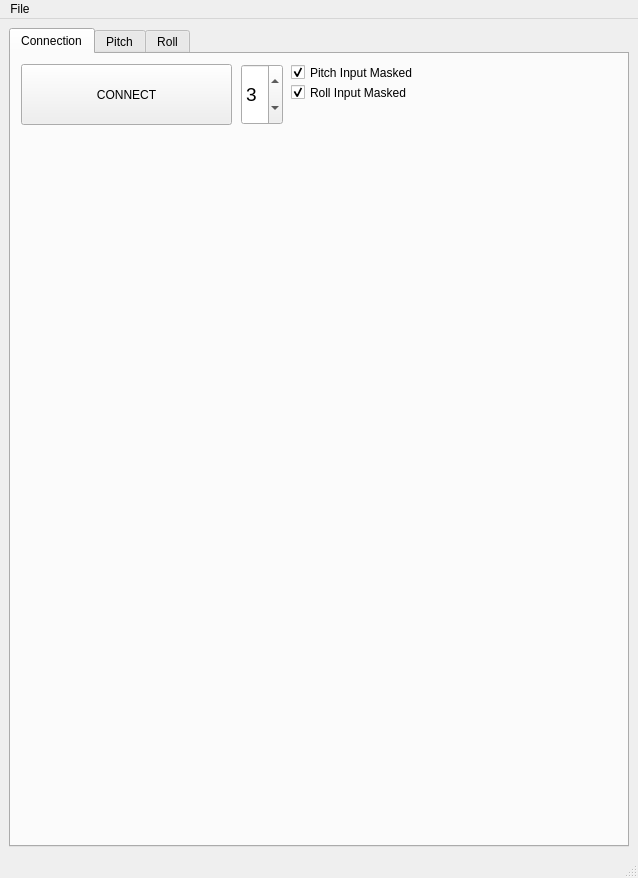
<?xml version="1.0" encoding="UTF-8"?>
<ui version="4.0">
 <class>MainWindow</class>
 <widget class="QMainWindow" name="MainWindow">
  <property name="geometry">
   <rect>
    <x>0</x>
    <y>0</y>
    <width>592</width>
    <height>878</height>
   </rect>
  </property>
  <property name="windowTitle">
   <string>Airbus Fly-By-Wire Development</string>
  </property>
  <widget class="QWidget" name="centralWidget">
   <layout class="QVBoxLayout" name="verticalLayout">
    <item>
     <widget class="QTabWidget" name="tab">
      <property name="currentIndex">
       <number>0</number>
      </property>
      <widget class="QWidget" name="tabConnection">
       <attribute name="title">
        <string>Connection</string>
       </attribute>
       <widget class="QPushButton" name="pushButtonConnect">
        <property name="geometry">
         <rect>
          <x>10</x>
          <y>10</y>
          <width>211</width>
          <height>61</height>
         </rect>
        </property>
        <property name="autoFillBackground">
         <bool>false</bool>
        </property>
        <property name="text">
         <string>CONNECT</string>
        </property>
        <property name="checkable">
         <bool>false</bool>
        </property>
        <property name="checked">
         <bool>false</bool>
        </property>
       </widget>
       <widget class="QSpinBox" name="spinBoxConfigurationIndex">
        <property name="geometry">
         <rect>
          <x>230</x>
          <y>10</y>
          <width>42</width>
          <height>61</height>
         </rect>
        </property>
        <property name="font">
         <font>
          <pointsize>14</pointsize>
         </font>
        </property>
        <property name="maximum">
         <number>9</number>
        </property>
        <property name="value">
         <number>3</number>
        </property>
       </widget>
       <widget class="QCheckBox" name="checkBoxPitch">
        <property name="geometry">
         <rect>
          <x>280</x>
          <y>10</y>
          <width>131</width>
          <height>17</height>
         </rect>
        </property>
        <property name="text">
         <string>Pitch Input Masked</string>
        </property>
        <property name="checked">
         <bool>true</bool>
        </property>
       </widget>
       <widget class="QCheckBox" name="checkBoxRoll">
        <property name="geometry">
         <rect>
          <x>280</x>
          <y>30</y>
          <width>131</width>
          <height>17</height>
         </rect>
        </property>
        <property name="text">
         <string>Roll Input Masked</string>
        </property>
        <property name="checked">
         <bool>true</bool>
        </property>
       </widget>
      </widget>
      <widget class="QWidget" name="tabPitch">
       <attribute name="title">
        <string>Pitch</string>
       </attribute>
       <layout class="QGridLayout" name="gridLayout">
        <item row="0" column="0">
         <layout class="QHBoxLayout" name="horizontalLayout">
          <item>
           <widget class="QLabel" name="labelPitchKp">
            <property name="text">
             <string>Load Demand Kp</string>
            </property>
            <property name="alignment">
             <set>Qt::AlignRight|Qt::AlignTrailing|Qt::AlignVCenter</set>
            </property>
           </widget>
          </item>
          <item>
           <widget class="QDoubleSpinBox" name="spinBoxPitchLoadDemandKp">
            <property name="decimals">
             <number>3</number>
            </property>
            <property name="minimum">
             <double>-99.989999999999995</double>
            </property>
            <property name="singleStep">
             <double>0.010000000000000</double>
            </property>
            <property name="value">
             <double>1.000000000000000</double>
            </property>
           </widget>
          </item>
          <item>
           <widget class="QLabel" name="labelPitchLoadDemandKi">
            <property name="text">
             <string>Load Demand Ki</string>
            </property>
            <property name="alignment">
             <set>Qt::AlignRight|Qt::AlignTrailing|Qt::AlignVCenter</set>
            </property>
           </widget>
          </item>
          <item>
           <widget class="QDoubleSpinBox" name="spinBoxPitchLoadDemandKi">
            <property name="decimals">
             <number>3</number>
            </property>
            <property name="minimum">
             <double>-99.989999999999995</double>
            </property>
            <property name="singleStep">
             <double>0.010000000000000</double>
            </property>
            <property name="value">
             <double>0.000000000000000</double>
            </property>
           </widget>
          </item>
          <item>
           <widget class="QLabel" name="labelPitchLoadDemandKd">
            <property name="text">
             <string>Load Demand Kd</string>
            </property>
            <property name="alignment">
             <set>Qt::AlignRight|Qt::AlignTrailing|Qt::AlignVCenter</set>
            </property>
           </widget>
          </item>
          <item>
           <widget class="QDoubleSpinBox" name="spinBoxPitchLoadDemandKd">
            <property name="decimals">
             <number>3</number>
            </property>
            <property name="minimum">
             <double>-99.989999999999995</double>
            </property>
            <property name="singleStep">
             <double>0.010000000000000</double>
            </property>
            <property name="value">
             <double>0.000000000000000</double>
            </property>
           </widget>
          </item>
          <item>
           <widget class="QPushButton" name="pushButtonPitchUpdate">
            <property name="text">
             <string>Update</string>
            </property>
           </widget>
          </item>
         </layout>
        </item>
        <item row="1" column="0">
         <layout class="QHBoxLayout" name="horizontalLayout">
          <item>
           <widget class="QLabel" name="labelPitchRateKp">
            <property name="text">
             <string>C* Kp</string>
            </property>
            <property name="alignment">
             <set>Qt::AlignRight|Qt::AlignTrailing|Qt::AlignVCenter</set>
            </property>
           </widget>
          </item>
          <item>
           <widget class="QDoubleSpinBox" name="spinBoxPitchRateKp">
            <property name="decimals">
             <number>3</number>
            </property>
            <property name="minimum">
             <double>-99.989999999999995</double>
            </property>
            <property name="singleStep">
             <double>0.010000000000000</double>
            </property>
            <property name="value">
             <double>0.200000000000000</double>
            </property>
           </widget>
          </item>
          <item>
           <widget class="QLabel" name="labelPitchRateKi">
            <property name="text">
             <string>C* Ki</string>
            </property>
            <property name="alignment">
             <set>Qt::AlignRight|Qt::AlignTrailing|Qt::AlignVCenter</set>
            </property>
           </widget>
          </item>
          <item>
           <widget class="QDoubleSpinBox" name="spinBoxPitchRateKi">
            <property name="decimals">
             <number>3</number>
            </property>
            <property name="minimum">
             <double>-99.989999999999995</double>
            </property>
            <property name="singleStep">
             <double>0.010000000000000</double>
            </property>
            <property name="value">
             <double>0.400000000000000</double>
            </property>
           </widget>
          </item>
          <item>
           <widget class="QLabel" name="labelPitchRateKd">
            <property name="text">
             <string>C* Kd</string>
            </property>
            <property name="alignment">
             <set>Qt::AlignRight|Qt::AlignTrailing|Qt::AlignVCenter</set>
            </property>
           </widget>
          </item>
          <item>
           <widget class="QDoubleSpinBox" name="spinBoxPitchRateKd">
            <property name="decimals">
             <number>3</number>
            </property>
            <property name="minimum">
             <double>-99.989999999999995</double>
            </property>
            <property name="singleStep">
             <double>0.010000000000000</double>
            </property>
            <property name="value">
             <double>0.005000000000000</double>
            </property>
           </widget>
          </item>
         </layout>
        </item>
        <item row="2" column="0">
         <widget class="QSlider" name="sliderGainPitch">
          <property name="maximum">
           <number>100</number>
          </property>
          <property name="orientation">
           <enum>Qt::Horizontal</enum>
          </property>
         </widget>
        </item>
        <item row="3" column="0">
         <widget class="QLabel" name="labelPitch"/>
        </item>
        <item row="4" column="0">
         <widget class="ActualDemandChart" name="loadFactor"/>
        </item>
        <item row="5" column="0">
         <widget class="ActualDemandChart" name="pitchRate"/>
        </item>
        <item row="6" column="0">
         <widget class="ActualDemandChart" name="c_star"/>
        </item>
       </layout>
      </widget>
      <widget class="QWidget" name="tabRoll">
       <attribute name="title">
        <string>Roll</string>
       </attribute>
       <layout class="QGridLayout" name="gridLayout">
        <item row="0" column="0">
         <layout class="QHBoxLayout" name="horizontalLayout">
          <item>
           <widget class="QLabel" name="labelRollRateKp">
            <property name="text">
             <string>Roll Rate Kp</string>
            </property>
            <property name="alignment">
             <set>Qt::AlignRight|Qt::AlignTrailing|Qt::AlignVCenter</set>
            </property>
           </widget>
          </item>
          <item>
           <widget class="QDoubleSpinBox" name="spinBoxRollRateKp">
            <property name="decimals">
             <number>3</number>
            </property>
            <property name="minimum">
             <double>-99.989999999999995</double>
            </property>
            <property name="singleStep">
             <double>0.010000000000000</double>
            </property>
            <property name="value">
             <double>-5.000000000000000</double>
            </property>
           </widget>
          </item>
          <item>
           <widget class="QLabel" name="labelRollRateKi">
            <property name="text">
             <string>Roll Rate Ki</string>
            </property>
            <property name="alignment">
             <set>Qt::AlignRight|Qt::AlignTrailing|Qt::AlignVCenter</set>
            </property>
           </widget>
          </item>
          <item>
           <widget class="QDoubleSpinBox" name="spinBoxRollRateKi">
            <property name="decimals">
             <number>3</number>
            </property>
            <property name="minimum">
             <double>-99.989999999999995</double>
            </property>
            <property name="singleStep">
             <double>0.010000000000000</double>
            </property>
            <property name="value">
             <double>0.000000000000000</double>
            </property>
           </widget>
          </item>
          <item>
           <widget class="QLabel" name="labelRollRateKd">
            <property name="text">
             <string>Roll Rate Kd</string>
            </property>
            <property name="alignment">
             <set>Qt::AlignRight|Qt::AlignTrailing|Qt::AlignVCenter</set>
            </property>
           </widget>
          </item>
          <item>
           <widget class="QDoubleSpinBox" name="spinBoxRollRateKd">
            <property name="decimals">
             <number>3</number>
            </property>
            <property name="minimum">
             <double>-99.989999999999995</double>
            </property>
            <property name="singleStep">
             <double>0.010000000000000</double>
            </property>
            <property name="value">
             <double>0.000000000000000</double>
            </property>
           </widget>
          </item>
          <item>
           <widget class="QPushButton" name="pushButtonRollUpdate">
            <property name="text">
             <string>Update</string>
            </property>
           </widget>
          </item>
         </layout>
        </item>
        <item row="1" column="0">
         <layout class="QHBoxLayout" name="horizontalLayout">
          <item>
           <widget class="QLabel" name="labelRollBankKp">
            <property name="text">
             <string>Bank Kp</string>
            </property>
            <property name="alignment">
             <set>Qt::AlignRight|Qt::AlignTrailing|Qt::AlignVCenter</set>
            </property>
           </widget>
          </item>
          <item>
           <widget class="QDoubleSpinBox" name="spinBoxRollBankKp">
            <property name="decimals">
             <number>3</number>
            </property>
            <property name="minimum">
             <double>-99.989999999999995</double>
            </property>
            <property name="singleStep">
             <double>0.010000000000000</double>
            </property>
            <property name="value">
             <double>0.000000000000000</double>
            </property>
           </widget>
          </item>
          <item>
           <widget class="QLabel" name="labelRollBankKi">
            <property name="text">
             <string>Bank Ki</string>
            </property>
            <property name="alignment">
             <set>Qt::AlignRight|Qt::AlignTrailing|Qt::AlignVCenter</set>
            </property>
           </widget>
          </item>
          <item>
           <widget class="QDoubleSpinBox" name="spinBoxRollBankKi">
            <property name="decimals">
             <number>3</number>
            </property>
            <property name="minimum">
             <double>-99.989999999999995</double>
            </property>
            <property name="singleStep">
             <double>0.010000000000000</double>
            </property>
            <property name="value">
             <double>-0.200000000000000</double>
            </property>
           </widget>
          </item>
          <item>
           <widget class="QLabel" name="labelRollBankKd">
            <property name="text">
             <string>Bank Kd</string>
            </property>
            <property name="alignment">
             <set>Qt::AlignRight|Qt::AlignTrailing|Qt::AlignVCenter</set>
            </property>
           </widget>
          </item>
          <item>
           <widget class="QDoubleSpinBox" name="spinBoxRollBankKd">
            <property name="decimals">
             <number>3</number>
            </property>
            <property name="minimum">
             <double>-99.989999999999995</double>
            </property>
            <property name="singleStep">
             <double>0.010000000000000</double>
            </property>
            <property name="value">
             <double>0.000000000000000</double>
            </property>
           </widget>
          </item>
         </layout>
        </item>
        <item row="2" column="0">
         <widget class="QSlider" name="sliderGainRoll">
          <property name="maximum">
           <number>100</number>
          </property>
          <property name="orientation">
           <enum>Qt::Horizontal</enum>
          </property>
         </widget>
        </item>
        <item row="3" column="0">
         <widget class="QLabel" name="labelRoll"/>
        </item>
        <item row="4" column="0">
         <widget class="ActualDemandChart" name="rollRate"/>
        </item>
        <item row="5" column="0">
         <widget class="ActualDemandChart" name="bank"/>
        </item>
       </layout>
      </widget>
     </widget>
    </item>
   </layout>
  </widget>
  <widget class="QMenuBar" name="menubar">
   <property name="geometry">
    <rect>
     <x>0</x>
     <y>0</y>
     <width>592</width>
     <height>21</height>
    </rect>
   </property>
   <widget class="QMenu" name="menuFile">
    <property name="title">
     <string>File</string>
    </property>
    <addaction name="actionExit"/>
   </widget>
   <addaction name="menuFile"/>
  </widget>
  <widget class="QStatusBar" name="statusbar"/>
  <action name="actionExit">
   <property name="text">
    <string>Exit</string>
   </property>
  </action>
 </widget>
 <customwidgets>
  <customwidget>
   <class>ActualDemandChart</class>
   <extends>QGraphicsView</extends>
   <header>ActualDemandChart.h</header>
  </customwidget>
 </customwidgets>
 <resources/>
 <connections>
  <connection>
   <sender>actionExit</sender>
   <signal>triggered()</signal>
   <receiver>MainWindow</receiver>
   <slot>close()</slot>
   <hints>
    <hint type="sourcelabel">
     <x>-1</x>
     <y>-1</y>
    </hint>
    <hint type="destinationlabel">
     <x>399</x>
     <y>299</y>
    </hint>
   </hints>
  </connection>
 </connections>
</ui>
